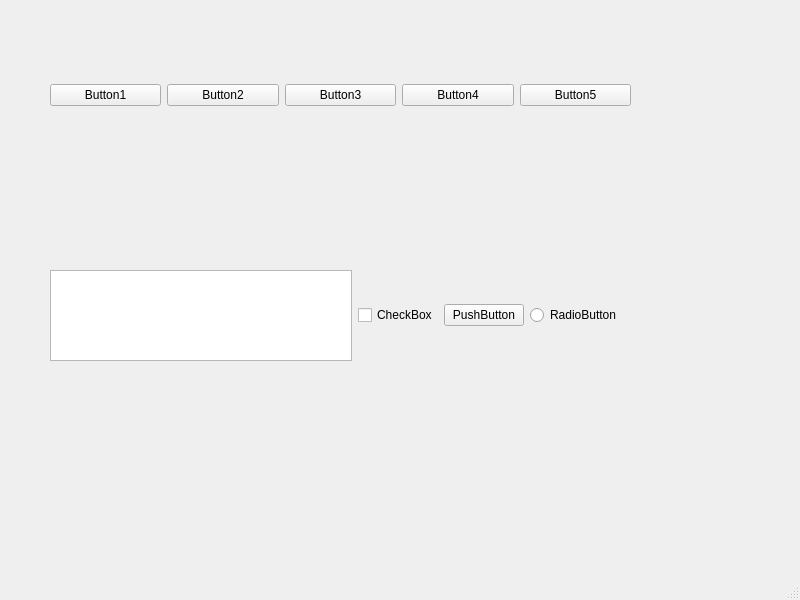
<?xml version="1.0" encoding="UTF-8"?>
<ui version="4.0">
 <class>MainWindow</class>
 <widget class="QMainWindow" name="MainWindow">
  <property name="geometry">
   <rect>
    <x>0</x>
    <y>0</y>
    <width>800</width>
    <height>600</height>
   </rect>
  </property>
  <property name="windowTitle">
   <string>MainWindow</string>
  </property>
  <widget class="QWidget" name="centralwidget">
   <widget class="QWidget" name="horizontalLayoutWidget">
    <property name="geometry">
     <rect>
      <x>50</x>
      <y>270</y>
      <width>571</width>
      <height>91</height>
     </rect>
    </property>
    <layout class="QHBoxLayout" name="horizontalLayout_2">
     <item>
      <widget class="QListWidget" name="listWidget"/>
     </item>
     <item>
      <widget class="QCheckBox" name="checkBox">
       <property name="text">
        <string>CheckBox</string>
       </property>
      </widget>
     </item>
     <item>
      <widget class="QPushButton" name="pushButton_6">
       <property name="text">
        <string>PushButton</string>
       </property>
      </widget>
     </item>
     <item>
      <widget class="QRadioButton" name="radioButton">
       <property name="text">
        <string>RadioButton</string>
       </property>
      </widget>
     </item>
    </layout>
   </widget>
   <widget class="QWidget" name="">
    <property name="geometry">
     <rect>
      <x>50</x>
      <y>60</y>
      <width>581</width>
      <height>71</height>
     </rect>
    </property>
    <layout class="QHBoxLayout" name="horizontalLayout">
     <item>
      <widget class="QPushButton" name="pushButton">
       <property name="text">
        <string>Button1</string>
       </property>
      </widget>
     </item>
     <item>
      <widget class="QPushButton" name="pushButton_2">
       <property name="text">
        <string>Button2</string>
       </property>
      </widget>
     </item>
     <item>
      <widget class="QPushButton" name="pushButton_3">
       <property name="text">
        <string>Button3</string>
       </property>
      </widget>
     </item>
     <item>
      <widget class="QPushButton" name="pushButton_4">
       <property name="text">
        <string>Button4</string>
       </property>
      </widget>
     </item>
     <item>
      <widget class="QPushButton" name="pushButton_5">
       <property name="text">
        <string>Button5</string>
       </property>
      </widget>
     </item>
    </layout>
   </widget>
  </widget>
  <widget class="QMenuBar" name="menubar">
   <property name="geometry">
    <rect>
     <x>0</x>
     <y>0</y>
     <width>800</width>
     <height>26</height>
    </rect>
   </property>
  </widget>
  <widget class="QStatusBar" name="statusbar"/>
 </widget>
 <resources/>
 <connections/>
</ui>
